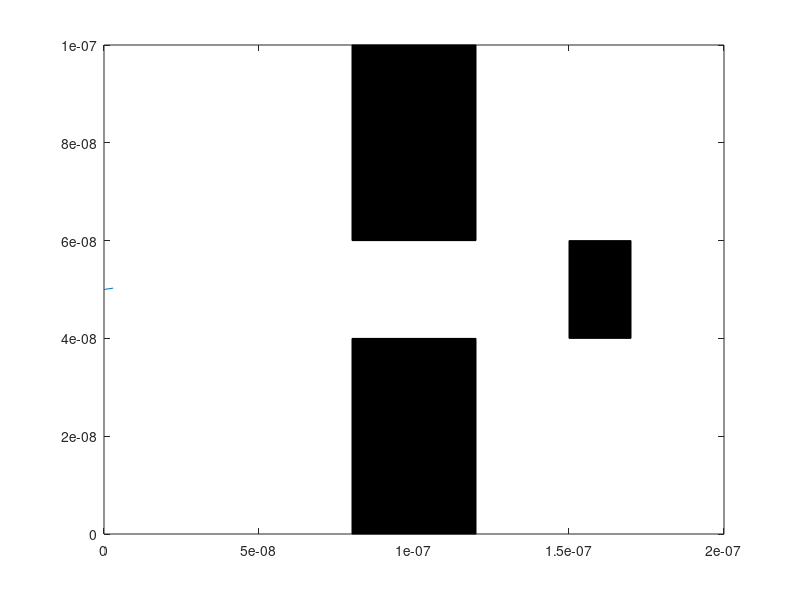

The MATLAB script that drew this image: (Note: this script raises an error after producing the figure.)
%% Simulation 4 - Enhancements - Injection
% JinsengVanderkloot - 101031534
%% 
%Section 3-2 has the electrons injected from one point and another box is
%added. (Some value are changed or reduced to decrease simulation times)
%% S4 Initialization of individual electron values
clc
clear all 
close all

m0 = 9.10938215e-31;            % electron mass
mn = 0.26*m0;                   % Effective mass
Temp = 300;                     % Inital Temp (K)
kb = 1.3806504e-23;             % Boltzmann constant
tmn = 0.2e-12;                  % Mean time between collision 

% Region Area 
wArea = 200e-9;
lArea = 100e-9;

%Thermal Velocity (Question 1.A) 
vt=sqrt((2*kb*Temp)/mn);        % Sim in 2D so (2*kb*Temp), 3D is (3*kb*Temp)
%% S4 Electrons position and velocity arrays
numElec = 50;                   %Number of simulated Electrons 
numEPlot = 50;                  %Number of plotted Electrons 
dt = (lArea*wArea);             %Typically 1/100 of region size
stepsTot = 150;                 %Total amount of steps (1000 was a long simulation) 
tTot= stepsTot*dt;              %Total Simulation time 
x = zeros(1,numElec);           %Inital X matrix          
y = zeros(1,numElec);           %Inital y matrix  
vx = zeros(1,numElec);          %Inital velocity x matrix  
vy = zeros(1,numElec);          %Inital velocity y matrix
vtot = zeros(1,numElec);        %Inital velocity matrix
avgTemp=0;                      %Set average Temp to 0 

%Electron color assignment
for cnt = 1:numElec
    colors= rand(numElec,3);
    y(cnt) = 50e-9;
end

%Probability of Scatter 
scatOn = 1;                     %Turn Scatter on (1) or off(0)
Pscatter = 1-exp(-dt/tmn);      %Scatter Equation 
tScatter = zeros(1,numElec);
%% S4 Bottle Neck Boundary 
% X limit (no particle between X1 and X2 - Cosider Y limits) 
boxX1=80e-9;
boxX2=120e-9;
% Y Limit (no particles between 0 and Y1 and Y2 to Y limit) 
boxY1 = 40e-9;
boxY2 = 60e-9;

%New Box
boxX3 = 150e-9;
boxX4 = 170e-9;
boxY3 = 40e-9;
boxY4 = 60e-9;

%Boundary Energy/Velocity loss coefficient, when hitting wall, increase
%velocity = increase temp, decrease velocity = decrease temp
vloss = 0.95; 
%% S4 Main loop 
t=0;
intCNT = 1; %Counter with time
while t < tTot
    t = t + dt; 
    
    %Store old position 
    oldx = x;
    oldy = y;
    
    %Inject one elctron for each loop iteration
    if intCNT <= numElec
        %Add a velocity for injected electron but have it dominate in the y
        %direction to go towards the gap 
        vx(intCNT)=0.9*sqrt(vt^2)*abs(randn());  % velocity * Gaussian dist 
        vy(intCNT)=0.1*sqrt(vt^2)*randn();  % velocity * Gaussian dist 
        vtot(intCNT)= sqrt (vx(intCNT)^2)+(vy(intCNT)^2);
    end 

    %Update to new position 
    x(1:numElec) = x(1:numElec) + (vx(1:numElec).*dt);
    y(1:numElec) = y(1:numElec) + (vy(1:numElec).*dt);  
    vtot(1:numElec)= sqrt ((vx(1:numElec).^2)+(vy(1:numElec).^2));
   
    for check = 1:numElec
        %Scatter 
        if scatOn==1
            if Pscatter > rand()
                if vx ~= 0
                vx(check)=sqrt(vt^2 /2)*randn();
                vy(check)=sqrt(vt^2 /2)*randn();
                end
            end
        end

        %Apply Boundary Conditions
        %If bottom contact, bounce off in opposite direction
        if (y(check)<=0)
            y(check) = 0;
            vy(check) = -vy(check);
        end
        %If top contact, bounce off in opposite directio
        if (y(check)>=lArea)
            y(check) = lArea;
            vy(check) = -vy(check);
        end
        %if left side of box, come out right side 
        if(x(check)<=0)
           x(check) = 0;
           vx(check) = -vx(check);
        end
        %if right side of box, come out left side
        if(x(check)>=wArea)
           x(check) = wArea;
           vx(check) = -vx(check);
        end

        %Apply bottle neck conditions 
        %If contact on left walls of boundary (not in Gap)
        if (oldx(check)<boxX1 && x(check)>=boxX1 && (y(check)<= boxY1 || y(check)>= boxY2))
            x(check)=boxX1;
            vx(check) = -(vx(check)*vloss); 
        end
        %If contact on right walls of boundary (not in Gap)
        if (oldx(check)>boxX2 && x(check)<=boxX2 && (y(check)<= boxY1 || y(check)>= boxY2))
            x(check)=boxX2;
            vx(check) = -(vx(check)*vloss); 
        end
        %If contact with bottom boundary in gap
        if (x(check)>boxX1 && x(check)< boxX2 && oldy(check)>boxY1 && y(check)<= boxY1)
            y(check)= boxY1;
            vy(check) = -(vy(check)*vloss); 
        end
        %If contact with top boundary in gap 
        if (x(check)>boxX1 && x(check)< boxX2 && oldy(check)<boxY2 && y(check)>=boxY2)
            y(check)=boxY2;
            vy(check) = -(vy(check)*vloss); 
        end

        %Apply bottle neck conditions for new box 
        %If contact with left wall 
        if (oldx(check)<boxX3 && x(check)>=boxX3 && y(check)>= boxY3 && y(check)<= boxY4)
            x(check)=boxX3;
            vx(check) = -(vx(check)*vloss); 
        end
        %If contact on right walls of boundary
        if (oldx(check)>boxX4 && x(check)<=boxX4 && y(check)>= boxY3 && y(check)<= boxY4)
            x(check)=boxX4;
            vx(check) = -(vx(check)*vloss); 
        end
        %If contact with bottom boundary in gap
        if (x(check)>boxX3 && x(check)< boxX4 && oldy(check)>boxY4 && y(check)<= boxY4)
            y(check)= boxY4;
            vy(check) = -(vy(check)*vloss); 
        end
        %If contact with top boundary in gap 
        if (x(check)>boxX3 && x(check)< boxX4 && oldy(check)<boxY3 && y(check)>=boxY3)
            y(check)=boxY3;
            vy(check) = -(vy(check)*vloss); 
        end
    end 

    %Plot Boundary and map some electrons
    for Eplot = 1:numEPlot
        figure(1)
        %if the electron went out of sides and back on other side, do not
        %draw line
        if abs(oldx(Eplot)-x(Eplot))<(wArea/2)
            p = plot([oldx(Eplot),x(Eplot)],[oldy(Eplot),y(Eplot)]);
        end
        rectangle('Position',[boxX1 0 (boxX2-boxX1) boxY1],'FaceColor',[0 0 0])
        rectangle('Position',[boxX1 boxY2 (boxX2-boxX1) (lArea-boxY2)],'FaceColor',[0 0 0])
        rectangle('Position',[boxX3 boxY3 (boxX4-boxX3) (boxY4-boxY3)],'FaceColor',[0 0 0])
        p.Color=colors(Eplot,:);
        axis([0,wArea,0,lArea]);
        title('Electron Model'), xlabel('Position (m)', 'FontSize', 10), ylabel('Position (m)', 'FontSize', 10);
        hold on;
    end     
    intCNT = intCNT + 1; 
 
end 
